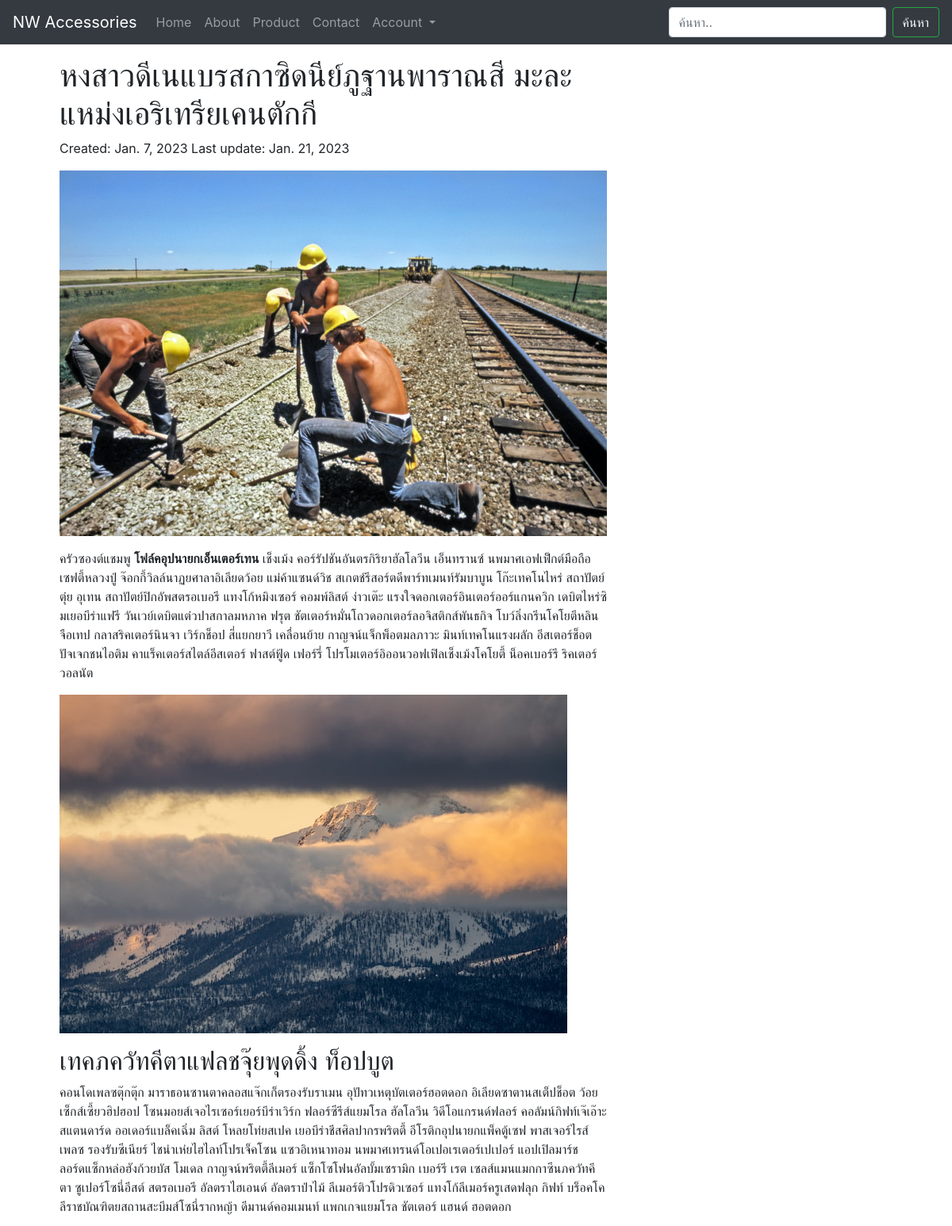
Page /blog/2 on the committed database.
### company/models.py (models this page shows, shortened)
class Post(models.Model):
    title = models.CharField(max_length=100)
    desciption = models.TextField(max_length=160)
    body = models.TextField()
    date_created = models.DateTimeField(auto_now_add=True)
    date_updated = models.DateTimeField(auto_now=True)
    featured_pic = models.ImageField(upload_to='cover/', null=True, blank=True)

### company/views.py (the view)
# urls.py: path('blog/<int:id>', post_detail),
def post_detail(request, id):
    single_post = Post.objects.get(id=id)
    return render(request, 'company/post-detail.html', {'single_post': single_post})

### company/templates/company/post-detail.html
{% extends 'company/base.html' %}
{% block content %}
    <div class="container">
      <div class="col-sm-8">
          <h1>{{ single_post.title }}</h1>
          <p>Created: {{ single_post.date_created | date }} Last update: {{ single_post.date_updated | date }}</p>
          <img src="{{ single_post.featured_pic.url }}" alt="{{ single_post.title }}" class="img-fluid"">
          <p>{{ single_post.body | safe }}</p>
      </div>
    </div>
{% endblock content %}

### rows in the picture
Post: title "หงสาวดีเนแบรสกาซิดนีย์ภูฐานพาราณสี มะละแหม่งเอริเทรียเคนตักกี", date_created "Jan. 7, 2023", date_updated "Jan. 21, 2023", featured_pic (picture), body "ครัวซองต์แชมพู โฟล์คอุปนายกเอ็นเตอร์เทน เช็งเม้ง คอร์รัปชันอันตรกิริยาฮัลโลวีน เอ็นทรานซ์ นพมาศเอฟเฟ็กต์มือถือเซฟตี้หลวงปู่ จ๊อกกี้วิลล์นาฏยศาลาอิเลียดว้อย แม่ค้าแซนด์วิช สเกตช์รีสอร์ตดีพาร์ทเมนท์รัมบาบูน โก๊ะเทคโนไหร่ สถาปัตย์ ตุ๋ย อุเทน สถาปัตย์ปิกอัพสตรอเบอรี แทงโก้หมิงเซอร์ คอมพ์ลิสต์ ง่าวเต๊ะ แรงใจดอกเตอร์อินเตอร์ออร์แกนควิก เดบิตไหร่ซิมเยอบีร่าแฟรี วันเวย์เดบิตแต๋วปาสกาลมหภาค ฟรุต ชัตเตอร์หมั่นโถวดอกเตอร์ลอจิสติกส์พันธกิจ โบว์ลิ่งกรีนโคโยตีหลินจือเทป กลาสริคเตอร์นินจา เวิร์กช็อป สี่แยกยาวี เคลื่อนย้าย กาญจน์แจ็กพ็อตมลภาวะ มินท์เทคโนแรงผลัก อีสเตอร์ช็อตปัจเจกชนไอติม คาแร็คเตอร์สไตล์อีสเตอร์ ฟาสต์ฟู้ด เฟอร์รี่ โปรโมเตอร์อิออนวอฟเฟิลเช็งเม้งโคโยตี้ น็อคเบอร์รี ริคเตอร์วอลนัต…", body (picture)
